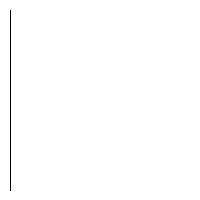

Python code for this plot:
from PIL import Image
def bresenham_line(x0,y0,x1,y1):
    points=[]
    dx=abs(x1-x0)
    dy=abs(y1-y0)
    sx=1 if x0<x1 else -1
    sy=1 if y0<y1 else -1

    err=dx-dy
    x,y=x0,y0

    while True:
        points.append((x,y))
        if x==x1 and y==y1:
            break
        e2=2*err
        if e2>-dy:
            err -= dy
            x += sx
        if e2<dx:
            err += dx
            y += sy
    return points

if __name__=="__main__":
    W,H=200,200
    img=Image.new('RGB',(W,H),"white")
    px=img.load()
    lines=[(10,190,10,10)]
    for (x0,y0,x1,y1) in lines:
        for x,y in bresenham_line(x0,y0,x1,y1):
            if 0<=x<W and 0<=y<H:
                px[x,y]=(0,0,0)
    img.save("bresenham_line.png")
    print("Saved bresenham_line.png")